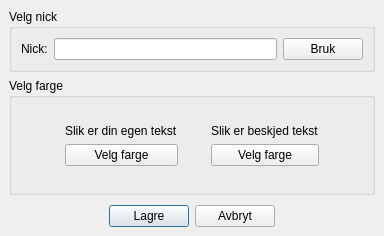
<ui version="4.0" >
 <author></author>
 <comment></comment>
 <exportmacro></exportmacro>
 <class>InnstillingerGUI</class>
 <widget class="QDialog" name="InnstillingerGUI" >
  <property name="geometry" >
   <rect>
    <x>0</x>
    <y>0</y>
    <width>384</width>
    <height>236</height>
   </rect>
  </property>
  <property name="windowTitle" >
   <string>KouChat - Innstillinger</string>
  </property>
  <property name="modal" >
   <bool>false</bool>
  </property>
  <layout class="QGridLayout" >
   <property name="margin" >
    <number>9</number>
   </property>
   <property name="spacing" >
    <number>6</number>
   </property>
   <item row="2" column="0" >
    <spacer>
     <property name="orientation" >
      <enum>Qt::Vertical</enum>
     </property>
     <property name="sizeType" >
      <enum>QSizePolicy::Fixed</enum>
     </property>
     <property name="sizeHint" >
      <size>
       <width>20</width>
       <height>4</height>
      </size>
     </property>
    </spacer>
   </item>
   <item row="3" column="0" >
    <layout class="QHBoxLayout" >
     <property name="margin" >
      <number>0</number>
     </property>
     <property name="spacing" >
      <number>6</number>
     </property>
     <item>
      <spacer>
       <property name="orientation" >
        <enum>Qt::Horizontal</enum>
       </property>
       <property name="sizeHint" >
        <size>
         <width>40</width>
         <height>20</height>
        </size>
       </property>
      </spacer>
     </item>
     <item>
      <widget class="QPushButton" name="lagreButton" >
       <property name="text" >
        <string>Lagre</string>
       </property>
      </widget>
     </item>
     <item>
      <widget class="QPushButton" name="avbrytButton" >
       <property name="text" >
        <string>Avbryt</string>
       </property>
      </widget>
     </item>
     <item>
      <spacer>
       <property name="orientation" >
        <enum>Qt::Horizontal</enum>
       </property>
       <property name="sizeHint" >
        <size>
         <width>40</width>
         <height>20</height>
        </size>
       </property>
      </spacer>
     </item>
    </layout>
   </item>
   <item row="1" column="0" >
    <widget class="QGroupBox" name="groupBox_2" >
     <property name="title" >
      <string>Velg farge</string>
     </property>
     <layout class="QGridLayout" >
      <property name="margin" >
       <number>9</number>
      </property>
      <property name="spacing" >
       <number>6</number>
      </property>
      <item row="0" column="0" >
       <layout class="QVBoxLayout" >
        <property name="margin" >
         <number>0</number>
        </property>
        <property name="spacing" >
         <number>6</number>
        </property>
        <item>
         <spacer>
          <property name="orientation" >
           <enum>Qt::Vertical</enum>
          </property>
          <property name="sizeHint" >
           <size>
            <width>20</width>
            <height>31</height>
           </size>
          </property>
         </spacer>
        </item>
        <item>
         <layout class="QHBoxLayout" >
          <property name="margin" >
           <number>0</number>
          </property>
          <property name="spacing" >
           <number>6</number>
          </property>
          <item>
           <spacer>
            <property name="orientation" >
             <enum>Qt::Horizontal</enum>
            </property>
            <property name="sizeHint" >
             <size>
              <width>40</width>
              <height>20</height>
             </size>
            </property>
           </spacer>
          </item>
          <item>
           <layout class="QVBoxLayout" >
            <property name="margin" >
             <number>0</number>
            </property>
            <property name="spacing" >
             <number>6</number>
            </property>
            <item>
             <widget class="QLabel" name="egenLabel" >
              <property name="text" >
               <string>Slik er din egen tekst</string>
              </property>
             </widget>
            </item>
            <item>
             <widget class="QPushButton" name="egenButton" >
              <property name="text" >
               <string>Velg farge</string>
              </property>
             </widget>
            </item>
           </layout>
          </item>
          <item>
           <spacer>
            <property name="orientation" >
             <enum>Qt::Horizontal</enum>
            </property>
            <property name="sizeType" >
             <enum>QSizePolicy::Fixed</enum>
            </property>
            <property name="sizeHint" >
             <size>
              <width>27</width>
              <height>20</height>
             </size>
            </property>
           </spacer>
          </item>
          <item>
           <layout class="QVBoxLayout" >
            <property name="margin" >
             <number>0</number>
            </property>
            <property name="spacing" >
             <number>6</number>
            </property>
            <item>
             <widget class="QLabel" name="beskjedLabel" >
              <property name="text" >
               <string>Slik er beskjed tekst</string>
              </property>
             </widget>
            </item>
            <item>
             <widget class="QPushButton" name="beskjedButton" >
              <property name="text" >
               <string>Velg farge</string>
              </property>
             </widget>
            </item>
           </layout>
          </item>
          <item>
           <spacer>
            <property name="orientation" >
             <enum>Qt::Horizontal</enum>
            </property>
            <property name="sizeHint" >
             <size>
              <width>40</width>
              <height>20</height>
             </size>
            </property>
           </spacer>
          </item>
         </layout>
        </item>
        <item>
         <spacer>
          <property name="orientation" >
           <enum>Qt::Vertical</enum>
          </property>
          <property name="sizeHint" >
           <size>
            <width>20</width>
            <height>31</height>
           </size>
          </property>
         </spacer>
        </item>
       </layout>
      </item>
     </layout>
    </widget>
   </item>
   <item row="0" column="0" >
    <widget class="QGroupBox" name="groupBox" >
     <property name="title" >
      <string>Velg nick</string>
     </property>
     <layout class="QGridLayout" >
      <property name="margin" >
       <number>9</number>
      </property>
      <property name="spacing" >
       <number>6</number>
      </property>
      <item row="0" column="0" >
       <layout class="QGridLayout" >
        <property name="margin" >
         <number>0</number>
        </property>
        <property name="spacing" >
         <number>6</number>
        </property>
        <item row="0" column="2" >
         <widget class="QPushButton" name="brukButton" >
          <property name="text" >
           <string>Bruk</string>
          </property>
         </widget>
        </item>
        <item row="0" column="1" >
         <widget class="QLineEdit" name="nickEdit" />
        </item>
        <item row="0" column="0" >
         <widget class="QLabel" name="nickLabel" >
          <property name="text" >
           <string>Nick:</string>
          </property>
         </widget>
        </item>
       </layout>
      </item>
     </layout>
    </widget>
   </item>
  </layout>
 </widget>
 <pixmapfunction></pixmapfunction>
 <resources/>
 <connections>
  <connection>
   <sender>lagreButton</sender>
   <signal>clicked()</signal>
   <receiver>InnstillingerGUI</receiver>
   <slot>accept()</slot>
   <hints>
    <hint type="sourcelabel" >
     <x>278</x>
     <y>253</y>
    </hint>
    <hint type="destinationlabel" >
     <x>96</x>
     <y>254</y>
    </hint>
   </hints>
  </connection>
  <connection>
   <sender>avbrytButton</sender>
   <signal>clicked()</signal>
   <receiver>InnstillingerGUI</receiver>
   <slot>reject()</slot>
   <hints>
    <hint type="sourcelabel" >
     <x>369</x>
     <y>253</y>
    </hint>
    <hint type="destinationlabel" >
     <x>179</x>
     <y>282</y>
    </hint>
   </hints>
  </connection>
 </connections>
</ui>
